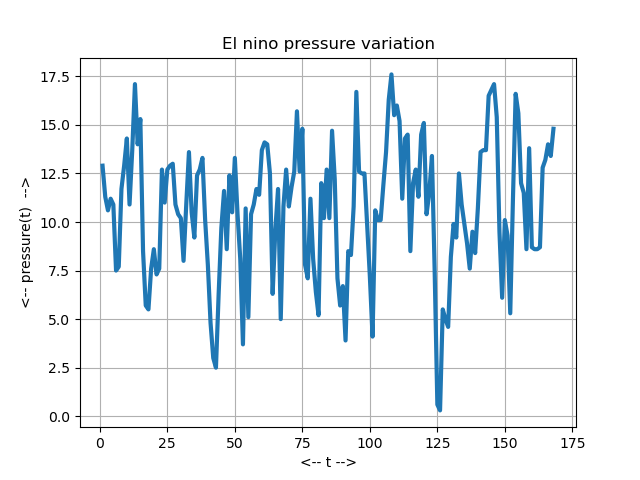

Generate this figure with Python:
#! /usr/bin/env python3
#
def fft_el_nino_test ( ):

#*****************************************************************************80
#
## fft_el_nino_test() tests the scipy() FFT function on el Nino data.
#
#  Licensing:
#
#    This code is distributed under the MIT license. 
#
#  Modified:
#
#    26 December 2024
#
#  Author:
#
#    John Burkardt
#
  from scipy.fft import fft
  from scipy.fft import ifft
  from scipy.fft import fftfreq
  import matplotlib.pyplot as plt
  import numpy as np

  print ( '' )
  print ( 'fft_el_nino_test():' )
  print ( '  Use fft() to interpolate el nino pressure variation data. ' )

  data = np.loadtxt ( 'el_nino_data.txt' )

  t = data[:,0]
  y = data[:,1]
  n = len ( y )

  plt.clf ( )
  plt.plot ( t, y, linewidth = 3 )
  plt.grid ( True )
  plt.xlabel ( '<-- t -->' )
  plt.ylabel ( '<-- pressure(t)  -->' )
  plt.title ( 'El nino pressure variation' )
  filename = 'fft_el_nino_test.png'
  plt.savefig ( filename )
  print ( '  Graphics saved as "' + filename + '"' )
  plt.close ( )
#
#  Compute fft.
#
  z = fft ( y ) 
  freq = fftfreq ( n, t )[:n//2]
  print ( freq )
  a = z.real * 2 / n
  print ( a )
  b = z.imag * 2 / n
  nh = n // 2
  y2 = 0.5 * z[0].real * np.ones ( n )
  for i in range ( 1, 40 ):
    y2 = y2 + a[i] * np.cos ( 2.0 * np.pi * freq[i] * t ) \
            + b[i] * np.sin ( 2.0 * np.pi * freq[i] * t )

  plt.clf ( )
  plt.plot ( t, y2, linewidth = 3 )
  plt.grid ( True )
  plt.xlabel ( '<-- t -->' )
  plt.ylabel ( '<-- pressure(t)  -->' )
  plt.title ( 'El nino pressure variation' )
  filename = 'fft_el_nino_recovered.png'
  plt.savefig ( filename )
  print ( '  Graphics saved as "' + filename + '"' )
  plt.close ( )

  return

if ( __name__ == "__main__" ):
  fft_el_nino_test ( )
